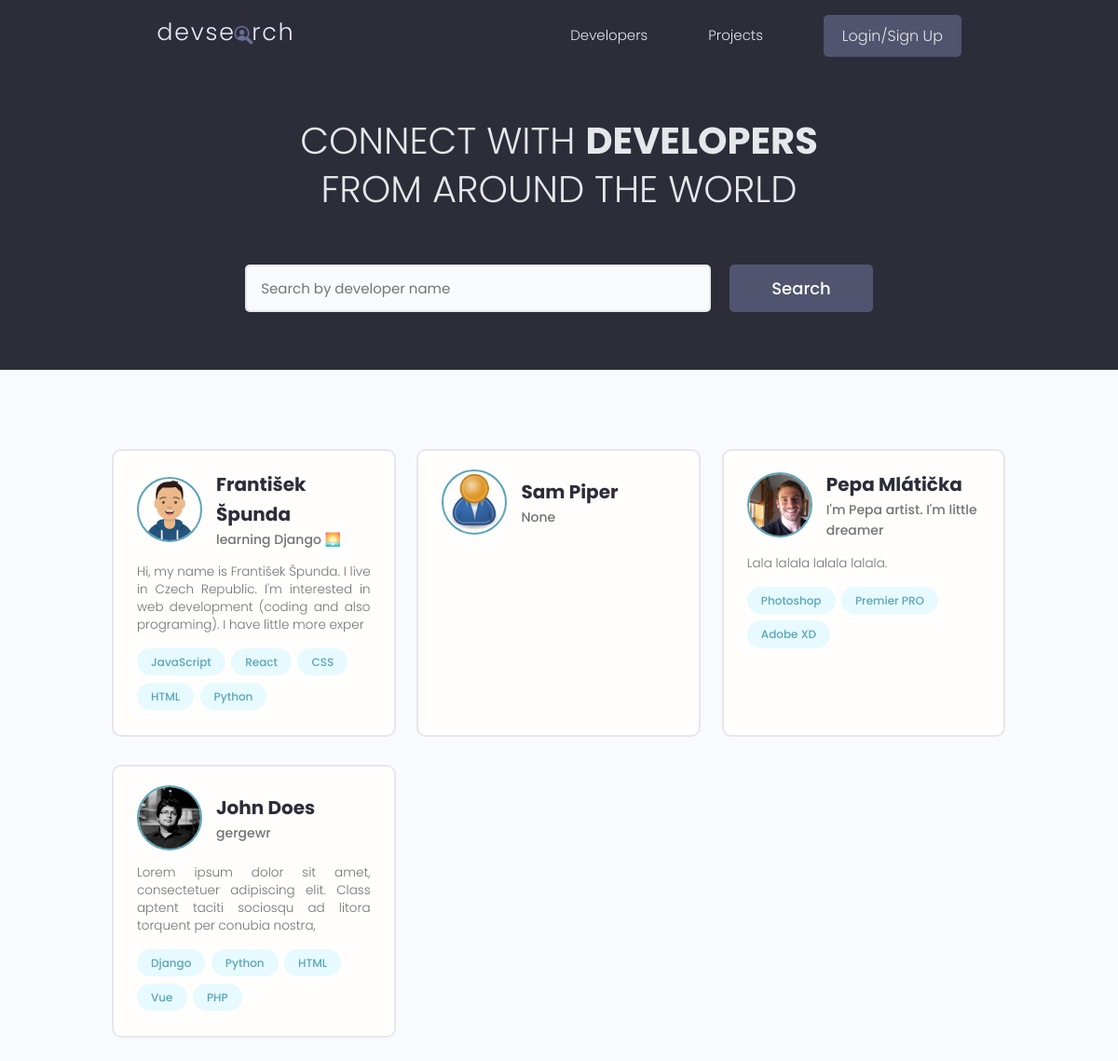
The page / on the database its author committed.
### users/models.py (models this page shows, shortened)
class Profile(models.Model):
    user = models.OneToOneField(User, on_delete=models.CASCADE, null=True, blank=True)
    username = models.CharField(max_length=200, blank=True, null=True)
    location = models.CharField(max_length=200, blank=True, null=True)
    name = models.CharField(max_length=200, blank=True, null=True)
    email = models.EmailField(max_length=500, blank=True, null=True)
    short_intro = models.CharField(max_length=200, blank=True, null=True)
    bio = models.TextField(blank=True, null=True)
    profile_image = models.ImageField(null=True, blank=True, upload_to='profiles/', default='profiles/user-default.png')
    social_github = models.CharField(max_length=200, blank=True, null=True)
    social_twitter = models.CharField(max_length=200, blank=True, null=True)
    social_linkedin = models.CharField(max_length=200, blank=True, null=True)
    social_youtube = models.CharField(max_length=200, blank=True, null=True)
    social_website = models.CharField(max_length=200, blank=True, null=True)
    created = models.DateTimeField(auto_now_add=True)
    id = models.UUIDField(default=uuid.uuid4, unique=True, primary_key=True, editable=False)

class Skill(models.Model):
    owner = models.ForeignKey(Profile, on_delete=models.CASCADE, null=True, blank=True)
    name = models.CharField(max_length=200, blank=True, null=True)
    description = models.TextField(null=True, blank=True)
    created = models.DateTimeField(auto_now_add=True)
    id = models.UUIDField(default=uuid.uuid4, unique=True, primary_key=True, editable=False)

### users/views.py (the view)
# urls.py: path('', views.profiles, name="profiles"),
def profiles(request):
    profiles,search_query = searchProfiles(request)
    custom_range, profiles = paginateBlocks(request, profiles, 6);
    context = {'profiles': profiles, 'search_query': search_query, 'custom_range': custom_range}
    return render(request, 'users/profiles.html', context)

### devsearch/utils.py (called while the page is built)
def paginateBlocks(request, query_block, results):
    page = request.GET.get('page')
    paginator = Paginator(query_block, results)
    try:
        query_block = paginator.page(page)
    except PageNotAnInteger:
        page = 1
        query_block = paginator.page(page)
    except EmptyPage:
        page = paginator.num_pages
        query_block = paginator.page(page)
    left_index = (int(page) - 3)
    right_index = (int(page) + 4)
    if left_index < 1:
        right_index -= left_index - 1
    if right_index > paginator.num_pages:
        left_index -= right_index - paginator.num_pages - 1
        right_index = paginator.num_pages + 1
    if left_index < 1:
        left_index = 1
    custom_range = range(left_index, right_index)
    return custom_range, query_block

### users/utils.py (called while the page is built)
def searchProfiles(request):
    search_query = ''
    if request.GET.get('search_query'):
        search_query = request.GET.get('search_query')
    skills = Skill.objects.filter(name__icontains=search_query)
    profiles = Profile.objects.distinct().filter(Q(name__icontains=search_query) | Q(short_intro__icontains=search_query) | Q(skill__in=skills))
    return profiles, search_query

### users/templates/users/profiles.html (shortened to what this page needs)
{% extends 'main.html' %}
{% block content %}
<main class="home">
  <section class="hero-section text-center">
    <div class="container container--narrow">
      <div class="hero-section__box">
        <h2>CONNECT WITH <span>DEVELOPERS</span></h2>
        <h2>FROM AROUND THE WORLD</h2>
      </div>
      <div class="hero-section__search">
        <form class="form" action="{% url 'profiles' %}" method="get" id="searchForm">
          <div class="form__field">
            <input class="input input--text" id="formInput#search" type="text" name="search_query" value="{{ search_query }}"
              placeholder="Search by developer name" />
          </div>
          <input class="btn btn--sub btn--lg" type="submit" value="Search" />
        </form>
      </div>
    </div>
  </section>
  <section class="devlist">
    <div class="container">
      <div class="grid grid--three">
        {% for profile in profiles %}
        <div class="column card">
          <div class="dev">
            <a href="{% url 'user-profile' profile.id %}" class="card__body">
              <div class="dev__profile">
                <img class="avatar avatar--md" src="{{profile.profile_image.url}}" alt="image" />
                <div class="dev__meta">
                  <h3>{{profile.name}}</h3>
                  <h5>{{profile.short_intro|slice:'60'}}</h5>
                </div>
              </div>
              <p class="dev__info">{{profile.bio|slice:'150'}}</p>
              <div class="dev__skills">
                {% for skill in profile.skill_set.all|slice:'5' %}
                <span class="tag tag--pill tag--main">
                  <small>{{skill.name}}</small>
                </span>
                {% endfor %}
              </div>
            </a>
          </div>
        </div>
        {% endfor %}
      </div>
    </div>
  </section>
</main>
{% endblock content %}

### static/styles/app.css (style rules this page uses)
:root { --color-sub: #2d2d39; }
.btn--sub { background-color: var(--color-sub-light); }
.card { border: 2px solid var(--color-light); }
img { width: 100%; }
.hero-section { height: 40vh; display: flex; align-items: center; background-color: var(--color-sub); }
.hero-section__box { margin-bottom: 4rem; }
.hero-section__box > h2, .hero-section__box > h2 > span { font-size: 4rem; color: var(--color-light); line-height: 1.3; text-transform: uppercase; }
.hero-section__box > h2 { font-weight: 300; }
.hero-section__box > h2 > span { font-weight: 700; }
.hero-section__search > .form { display: flex; align-items: center; justify-content: center; gap: 2rem; }
.hero-section__search > .form input.input--text { width: 50rem; }
.devlist { margin-top: 8rem; }
.devlist .grid { align-items: stretch; }
.devlist .dev .dev__profile { display: flex; align-items: center; gap: 1.5rem; }
.devlist .dev .dev__meta h3 { color: var(--color-sub); font-size: 2rem; font-weight: 700; }
.devlist .dev .dev__meta h5 { color: var(--color-text); font-size: 1.4rem; font-weight: 500; }
.devlist .dev .dev__info { margin: 1.5rem 0; font-size: 1.35rem; line-height: 1.4; text-align: justify; }

### static/uikit/styles/modules/_variables.css (style rules this page uses)
:root { --color-main: #5aa5b9; --color-main-light: #e6faff; --color-sub: #3f4156; --color-sub-light: #51546e; --color-sub-lighter: #ededfd; --color-text: #737373; --color-gray: #8b8b8b; --color-light: #e5e7eb; --color-light-gray: #767676; --color-bg: #f8fafd; --color-white: #fffefd; --color-white-light: #f3f3f3; --color-success: #359e64; --color-success-bg: #def8e8; --color-error: #fc4b0b; --color-error-bg: #fff2ee; --font-base: 'Poppins', arial, helvetica, 'Segoe UI', roboto, ubuntu, sans-serif; --font-monospace: 'Fira Code', 'Courier New', courier, monospace; --font-regular: 300; --font-medium: 500; --font-bold: 700; --generic-shadow: 1px 1px 5px #00000010; --generic-transition: all 0.3s ease-in-out; }

### static/uikit/styles/modules/_base.css (style rules this page uses)
* { margin: 0; padding: 0; box-sizing: border-box; text-rendering: optimizeLegibility; color: inherit; font-size: inherit; }
html { font-size: 50%; }
@media only screen and (min-width: 480px) { html { font-size: 56.25%; } }
@media only screen and (min-width: 1200px) { html { font-size: 62.5%; } }
body { line-height: 1.6; font-weight: 400; font-size: 1.5rem; color: var(--color-text); background-color: var(--color-bg); min-height: 100vh; }

### static/uikit/styles/modules/_typography.css (style rules this page uses)
* { font-family: var(--font-base); }
h2 { font-size: 3.6rem; font-weight: var(--font-bold); }
h3 { font-size: 3.2rem; font-weight: var(--font-medium); }
h5 { font-size: 2.4rem; font-weight: var(--font-medium); }
h5, h6 { font-weight: var(--font-regular); }
p, span, strong { font-size: 1.6rem; color: var(--color-text); font-weight: var(--font-regular); }
a { padding-bottom: 2px; text-decoration: none; display: inline-block; color: var(--color-main); font-weight: var(--font-medium); }

### static/uikit/styles/modules/_utilities.css (style rules this page uses)
.container { width: 92%; max-width: 165rem; margin: 0 auto; box-sizing: border-box; }
.container--narrow { width: 92%; max-width: 120rem; }
@media screen and (min-width: 1000px) { .container { width: 90%; } }
@media screen and (min-width: 1000px) { .container--narrow { width: 85%; } }
@media screen and (min-width: 1200px) { .container { width: 80%; } }
@media screen and (min-width: 1200px) { .container--narrow { width: 72%; } }
.text-center { text-align: center; }

### static/uikit/styles/modules/_avatar.css (style rules this page uses)
.avatar { border-radius: 50%; border: 2px solid var(--color-main); object-fit: cover; }
.avatar--md { height: 7rem; width: 7rem; }

### static/uikit/styles/modules/_button.css (style rules this page uses)
.btn { display: inline-block; position: relative; cursor: pointer; background-color: var(--color-light); font-weight: var(--font-medium); color: var(--color-sub); text-decoration: none; padding: 1rem 2rem; border-radius: 0.5rem; border: none; width: -webkit-fit-content; width: -moz-fit-content; width: fit-content; height: -webkit-fit-content; height: -moz-fit-content; height: fit-content; font-size: 1.6rem; outline-width: 0; outline-color: transparent; -webkit-backface-visibility: hidden; backface-visibility: hidden; transition: all 0.3s ease-in-out; }
.btn--sub { background-color: var(--color-sub); color: var(--color-white); }
.btn--lg { font-size: 1.8rem; padding: 1.2rem 4.5rem; }

### static/uikit/styles/modules/_card.css (style rules this page uses)
.card { border-radius: 1rem; background-color: var(--color-white); border: 1.5px solid var(--color-light); width: auto; height: auto; margin-top: 0.5rem; margin-bottom: 0.5rem; overflow: hidden; }
.card__body, .card__header { padding: 2rem 2.5rem; }

### rows shown on the page
Profile: profile_image (picture), name "František Špunda", short_intro "learning Django 🌅", bio "Hi, my name is František Špunda. I live in Czech Republic. I'm interested in web development (coding and also programing). I have little more exper"
Skill: name "JavaScript"
Skill: name "React"
Skill: name "CSS"
Skill: name "HTML"
Skill: name "Python"
Profile: profile_image (placeholder picture), name "Sam Piper", short_intro "None"
Profile: profile_image (picture), name "Pepa Mlátička", short_intro "I'm Pepa artist. I'm little dreamer", bio "Lala lalala lalala lalala."
Skill: name "Photoshop"
Skill: name "Premier PRO"
Skill: name "Adobe XD"
Profile: profile_image (picture), name "John Does", short_intro "gergewr", bio "Lorem ipsum dolor sit amet, consectetuer adipiscing elit. Class aptent taciti sociosqu ad litora torquent per conubia nostra,"
Skill: name "Django"
Skill: name "Python"
Skill: name "HTML"
Skill: name "Vue"
Skill: name "PHP"
